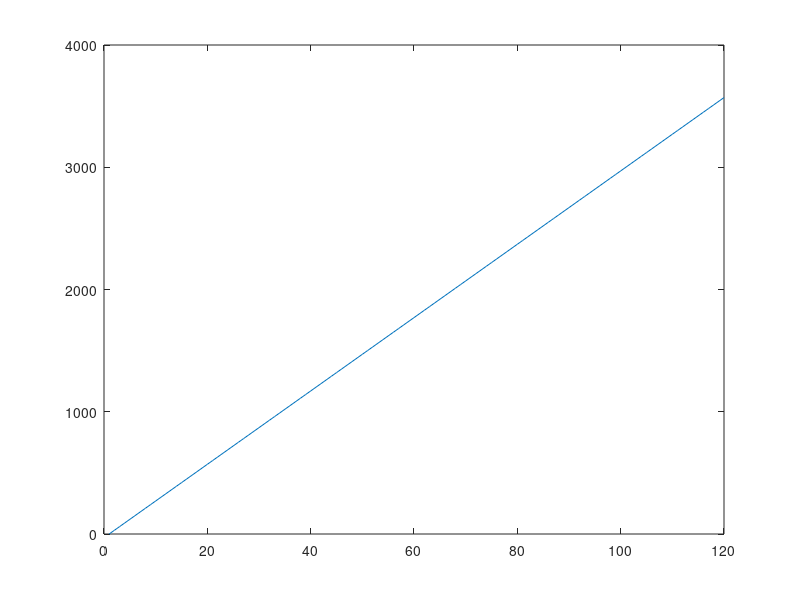

Write MATLAB code to recreate this figure. (Note: this script raises an error after producing the figure.)
clc
clear

%% Question 1
NumberOfSlots_Q1 = 120;
NumberOfPoles_Q1 = 20;
NumberOfPolePairs_Q1 = NumberOfPoles_Q1/2;
NumberOfPhases_Q1 = 3;

q_Q1 = NumberOfSlots_Q1/NumberOfPoles_Q1/NumberOfPhases_Q1;

CoilsPhaseShift_Q1 = (360/NumberOfSlots_Q1)*NumberOfPolePairs_Q1;
VectorAngleArray_Q1 = zeros(1,NumberOfSlots_Q1);
VectorMagnitudeArray_Q1 = zeros(1,NumberOfSlots_Q1);
SlotNumberArray = 1:NumberOfSlots_Q1;
for i=1:NumberOfSlots_Q1
    VectorAngleArray_Q1(i) = CoilsPhaseShift_Q1*(i-1);
    VectorMagnitudeArray_Q1(i) = 1;
end
plot(VectorAngleArray_Q1)
x_Q1 = zeros(1,NumberOfSlots_Q1);
y_Q1 = zeros(1,NumberOfSlots_Q1);
for i=1:NumberOfSlots_Q1
    [x_Q1(i), y_Q1(i)] = pol2cart(deg2rad(VectorAngleArray_Q1(i)),VectorMagnitudeArray_Q1(i));
end
plotv([x_Q1;y_Q1])

VectorAngleArrayMod = mod(VectorAngleArray_Q1,360);
% figure 
% plot(SlotNumberArray,VectorAngleArrayMod);

kp1_Q1 = sind(180/2);
kd1_Q1 = sind(q_Q1*(360/NumberOfSlots_Q1)/2)/(2*sind(360/NumberOfSlots_Q1/2));
kw1_Q1 = kd1_Q1*kp1_Q1;

kp3_Q1 = sind(3*180/2);
kd3_Q1 = sind(3*q_Q1*(360/NumberOfSlots_Q1)/2)/(2*sind(3*360/NumberOfSlots_Q1/2));
kw3_Q1 = kd3_Q1*kp3_Q1;

kp5_Q1 = sind(5*180/2);
kd5_Q1 = sind(5*q_Q1*(360/NumberOfSlots_Q1)/2)/(2*sind(5*360/NumberOfSlots_Q1/2));
kw5_Q1 = kd5_Q1*kp5_Q1;

%% Question 2
NumberOfSlots_Q2 = 24;
NumberOfPoles_Q2 = 20;
NumberOfPolePairs_Q2 = NumberOfPoles_Q2/2;
NumberOfPhases_Q2 = 3;

CoilsPhaseShift_Q2 = (360/NumberOfSlots_Q2)*NumberOfPolePairs_Q2;

q_Q2 = NumberOfSlots_Q2/NumberOfPoles_Q2/NumberOfPhases_Q2;

kp1_Q2 = sind(150/2)
kd1_Q2 = sind(q_Q2*(360/NumberOfSlots_Q2)/2)
kw1_Q2 = kd1_Q2*kp1_Q2

kp3_Q2 = sind(3*150/2);
kd3_Q2 = sind(3*q_Q1*(360/120)/2)/(2*sind(3*360/120/2));
kw3_Q2 = kd3_Q2*kp3_Q2;
